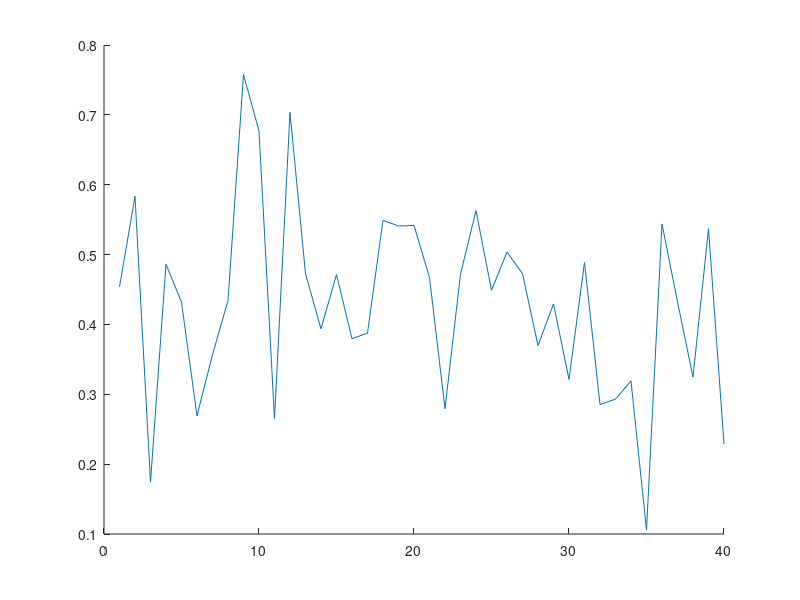

The MATLAB source for this figure: (Note: this script raises an error after producing the figure.)
%% HW7 - Joshua Oates
clear all
close all
clc

y=load('assignment_7_data.mat');
y=y.data;

%% Plot Raw Data
figure 
hold on
plot(y)


%% Kalman Inputs

F = 1
G = 1
H = 1
Q = eye(1)*0
R = eye(1)*.01
L = []

P0 = 1
x0 = y(1)

P = [P0];
xh = [x0];

u = 0;
u = u*ones(1,length(y));
%% Kalman Filter

for k = 2:length(y)
    xhk_1 = xh(:,:,k-1);
    Pk_1 = P(:,:,k-1);
    [xhk,yhk,Pk] = Kfilter(xhk_1,Pk_1,u(k),y(k),F,G,H,Q,R);
    xh(:,:,k) = xhk;
    yh(:,:,k) = yhk;
    P(:,:,k) = Pk;
end

%% plot kalman outputs
% plot(squeeze(yh))
plot(squeeze(xh))
legend(["Signal","Kalman Filter Estimation"])
xlabel("k")
ylabel("V")
title("Kalman Plot")


%% Functions
function [xhk,yhk,Pk] = Kfilter(xhk_1,Pk_1,u,y,F,G,H,Q,R)
xhmk = F*xhk_1+G*u;
Pkm = F*Pk_1*F'+Q;

Wk = H*Pkm*H'+R;
Kk = Pkm*H'/Wk;
yhk = H*xhmk;
xhk = xhmk+Kk*(y-yhk);
Pk = Pkm-Kk*H*Pkm'-Pkm*H'*Kk'+Kk*Wk*Kk';
end




